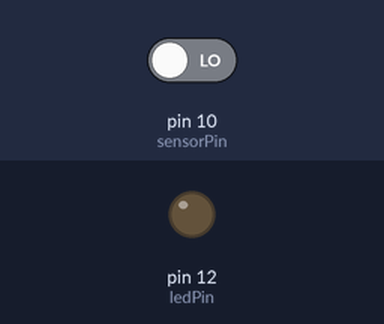
Bench run of a sketch on a simulated Arduino Uno, built with avr-gcc and run on an emulated ATmega328P. On the bench: output pins drawn as LEDs (lit = HIGH). The inputs (shaded band) are chosen by the test bench; at power-on: pin 10 (sensorPin) LOW.

Above: at 1.2 s.
1.3 s: pin 10 (sensorPin) driven HIGH
At 2.4 s:
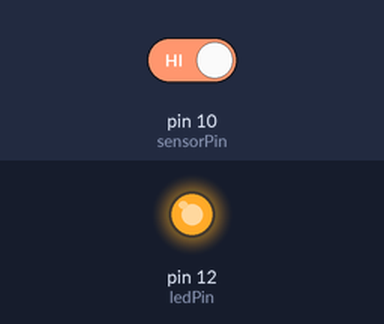
2.8 s: pin 10 (sensorPin) driven LOW
At 3.5 s:
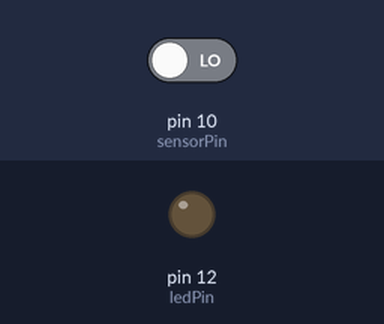
Timing chart, 0 to 5.8 s (numbered marks = the images above; inputs shaded):
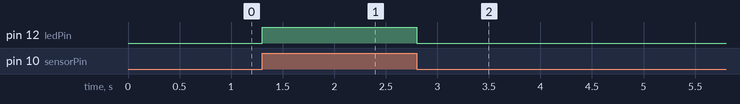

The sketch:

TCRT5000.ino
```cpp
/***************************************
 * TCRT5000 switch module
 * Black objects close, high output, light LED; white object, no reaction;
 * General 3-5 module, you can do line patrol car
 ****************************************/

#define ledPin 12
#define sensorPin 10
int Value = 0;

void setup() {

  pinMode(ledPin,OUTPUT);
  pinMode(sensorPin,INPUT);
}

void loop()
{

  Value = digitalRead(sensorPin);

  if(Value == HIGH)    digitalWrite(ledPin,HIGH);

  else     digitalWrite(ledPin,LOW);

}
```

Measured:
- after the input at 1.3 s, pin 12 (ledPin): LOW → HIGH at once
- after the input at 2.8 s, pin 12 (ledPin): HIGH → LOW at once
